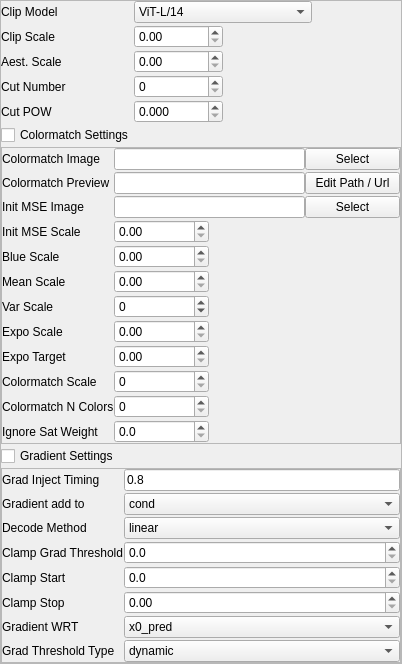
               <widget class="QFrame" name="aesthetic_values">
                <property name="frameShape">
                 <enum>QFrame::StyledPanel</enum>
                </property>
                <property name="frameShadow">
                 <enum>QFrame::Raised</enum>
                </property>
                <layout class="QGridLayout" name="gridLayout_15">
                 <property name="leftMargin">
                  <number>0</number>
                 </property>
                 <property name="topMargin">
                  <number>0</number>
                 </property>
                 <property name="rightMargin">
                  <number>0</number>
                 </property>
                 <property name="bottomMargin">
                  <number>0</number>
                 </property>
                 <property name="horizontalSpacing">
                  <number>0</number>
                 </property>
                 <property name="verticalSpacing">
                  <number>2</number>
                 </property>
                 <item row="4" column="0">
                  <widget class="QLabel" name="label_34">
                   <property name="text">
                    <string>Cut POW</string>
                   </property>
                  </widget>
                 </item>
                 <item row="3" column="1">
                  <widget class="QSpinBox" name="cutn">
                   <property name="maximum">
                    <number>100</number>
                   </property>
                  </widget>
                 </item>
                 <item row="0" column="1" colspan="2">
                  <widget class="QComboBox" name="clip_name">
                   <item>
                    <property name="text">
                     <string>ViT-L/14</string>
                    </property>
                   </item>
                   <item>
                    <property name="text">
                     <string>ViT-L/14@336px</string>
                    </property>
                   </item>
                   <item>
                    <property name="text">
                     <string>ViT-B/16</string>
                    </property>
                   </item>
                   <item>
                    <property name="text">
                     <string>ViT-B/32</string>
                    </property>
                   </item>
                   <item>
                    <property name="text">
                     <string>ViT-H/14</string>
                    </property>
                   </item>
                  </widget>
                 </item>
                 <item row="5" column="0">
                  <widget class="QCheckBox" name="toggle_colors">
                   <property name="text">
                    <string>Colormatch Settings</string>
                   </property>
                  </widget>
                 </item>
                 <item row="2" column="1">
                  <widget class="QDoubleSpinBox" name="aesthetics_scale"/>
                 </item>
                 <item row="7" column="0">
                  <widget class="QCheckBox" name="toggle_grad">
                   <property name="text">
                    <string>Gradient Settings</string>
                   </property>
                  </widget>
                 </item>
                 <item row="1" column="0">
                  <widget class="QLabel" name="label_68">
                   <property name="text">
                    <string>Clip Scale</string>
                   </property>
                  </widget>
                 </item>
                 <item row="8" column="0" colspan="4">
                  <widget class="QFrame" name="grad_values">
                   <property name="frameShape">
                    <enum>QFrame::StyledPanel</enum>
                   </property>
                   <property name="frameShadow">
                    <enum>QFrame::Raised</enum>
                   </property>
                   <layout class="QGridLayout" name="gridLayout_14">
                    <property name="leftMargin">
                     <number>0</number>
                    </property>
                    <property name="topMargin">
                     <number>0</number>
                    </property>
                    <property name="rightMargin">
                     <number>0</number>
                    </property>
                    <property name="bottomMargin">
                     <number>0</number>
                    </property>
                    <property name="horizontalSpacing">
                     <number>0</number>
                    </property>
                    <property name="verticalSpacing">
                     <number>2</number>
                    </property>
                    <item row="2" column="0">
                     <widget class="QLabel" name="label_3">
                      <property name="text">
                       <string>Decode Method</string>
                      </property>
                     </widget>
                    </item>
                    <item row="1" column="0">
                     <widget class="QLabel" name="label_60">
                      <property name="text">
                       <string>Gradient add to</string>
                      </property>
                     </widget>
                    </item>
                    <item row="3" column="0">
                     <widget class="QLabel" name="Clamp">
                      <property name="text">
                       <string>Clamp Grad Threshold</string>
                      </property>
                     </widget>
                    </item>
                    <item row="2" column="1">
                     <widget class="QComboBox" name="decode_method">
                      <item>
                       <property name="text">
                        <string>linear</string>
                       </property>
                      </item>
                      <item>
                       <property name="text">
                        <string>None</string>
                       </property>
                      </item>
                      <item>
                       <property name="text">
                        <string>autoencoder</string>
                       </property>
                      </item>
                     </widget>
                    </item>
                    <item row="0" column="1">
                     <widget class="QLineEdit" name="grad_inject_timing">
                      <property name="text">
                       <string>0.8</string>
                      </property>
                     </widget>
                    </item>
                    <item row="4" column="1">
                     <widget class="QDoubleSpinBox" name="clamp_start">
                      <property name="decimals">
                       <number>1</number>
                      </property>
                      <property name="maximum">
                       <double>1.000000000000000</double>
                      </property>
                      <property name="singleStep">
                       <double>0.100000000000000</double>
                      </property>
                     </widget>
                    </item>
                    <item row="3" column="1">
                     <widget class="QDoubleSpinBox" name="clamp_grad_threshold">
                      <property name="decimals">
                       <number>1</number>
                      </property>
                      <property name="maximum">
                       <double>1.000000000000000</double>
                      </property>
                      <property name="singleStep">
                       <double>0.100000000000000</double>
                      </property>
                     </widget>
                    </item>
                    <item row="5" column="1">
                     <widget class="QDoubleSpinBox" name="clamp_stop">
                      <property name="maximum">
                       <double>1.000000000000000</double>
                      </property>
                      <property name="singleStep">
                       <double>0.010000000000000</double>
                      </property>
                     </widget>
                    </item>
                    <item row="1" column="1">
                     <widget class="QComboBox" name="gradient_add_to">
                      <item>
                       <property name="text">
                        <string>cond</string>
                       </property>
                      </item>
                      <item>
                       <property name="text">
                        <string>uncond</string>
                       </property>
                      </item>
                      <item>
                       <property name="text">
                        <string>both</string>
                       </property>
                      </item>
                     </widget>
                    </item>
                    <item row="5" column="0">
                     <widget class="QLabel" name="Clamp_3">
                      <property name="text">
                       <string>Clamp Stop</string>
                      </property>
                     </widget>
                    </item>
                    <item row="4" column="0">
                     <widget class="QLabel" name="Clamp_2">
                      <property name="text">
                       <string>Clamp Start</string>
                      </property>
                     </widget>
                    </item>
                    <item row="0" column="0">
                     <widget class="QLabel" name="Clamp_4">
                      <property name="text">
                       <string>Grad Inject Timing</string>
                      </property>
                     </widget>
                    </item>
                    <item row="6" column="1">
                     <widget class="QComboBox" name="gradient_wrt">
                      <item>
                       <property name="text">
                        <string>x0_pred</string>
                       </property>
                      </item>
                      <item>
                       <property name="text">
                        <string>x</string>
                       </property>
                      </item>
                     </widget>
                    </item>
                    <item row="6" column="0">
                     <widget class="QLabel" name="label_59">
                      <property name="text">
                       <string>Gradient WRT</string>
                      </property>
                     </widget>
                    </item>
                    <item row="7" column="0">
                     <widget class="QLabel" name="label_61">
                      <property name="text">
                       <string>Grad Threshold Type</string>
                      </property>
                     </widget>
                    </item>
                    <item row="7" column="1">
                     <widget class="QComboBox" name="grad_threshold_type">
                      <item>
                       <property name="text">
                        <string>dynamic</string>
                       </property>
                      </item>
                      <item>
                       <property name="text">
                        <string>static</string>
                       </property>
                      </item>
                      <item>
                       <property name="text">
                        <string>mean</string>
                       </property>
                      </item>
                      <item>
                       <property name="text">
                        <string>schedule</string>
                       </property>
                      </item>
                     </widget>
                    </item>
                   </layout>
                  </widget>
                 </item>
                 <item row="4" column="1">
                  <widget class="QDoubleSpinBox" name="cut_pow">
                   <property name="decimals">
                    <number>3</number>
                   </property>
                   <property name="maximum">
                    <double>1.000000000000000</double>
                   </property>
                   <property name="singleStep">
                    <double>0.001000000000000</double>
                   </property>
                  </widget>
                 </item>
                 <item row="0" column="0">
                  <widget class="QLabel" name="label_58">
                   <property name="text">
                    <string>Clip Model</string>
                   </property>
                  </widget>
                 </item>
                 <item row="2" column="0">
                  <widget class="QLabel" name="label_69">
                   <property name="text">
                    <string>Aest. Scale</string>
                   </property>
                  </widget>
                 </item>
                 <item row="3" column="0">
                  <widget class="QLabel" name="label_33">
                   <property name="text">
                    <string>Cut Number</string>
                   </property>
                  </widget>
                 </item>
                 <item row="6" column="0" colspan="4">
                  <widget class="QFrame" name="color_expo_values">
                   <property name="sizePolicy">
                    <sizepolicy hsizetype="Expanding" vsizetype="Preferred">
                     <horstretch>0</horstretch>
                     <verstretch>0</verstretch>
                    </sizepolicy>
                   </property>
                   <property name="minimumSize">
                    <size>
                     <width>400</width>
                     <height>0</height>
                    </size>
                   </property>
                   <property name="frameShape">
                    <enum>QFrame::StyledPanel</enum>
                   </property>
                   <property name="frameShadow">
                    <enum>QFrame::Raised</enum>
                   </property>
                   <layout class="QGridLayout" name="gridLayout_7">
                    <property name="leftMargin">
                     <number>0</number>
                    </property>
                    <property name="topMargin">
                     <number>0</number>
                    </property>
                    <property name="rightMargin">
                     <number>0</number>
                    </property>
                    <property name="bottomMargin">
                     <number>0</number>
                    </property>
                    <property name="horizontalSpacing">
                     <number>0</number>
                    </property>
                    <property name="verticalSpacing">
                     <number>2</number>
                    </property>
                    <item row="4" column="4">
                     <widget class="QPushButton" name="select_mse_init">
                      <property name="text">
                       <string>Select</string>
                      </property>
                     </widget>
                    </item>
                    <item row="11" column="0">
                     <widget class="QLabel" name="label_25">
                      <property name="text">
                       <string>Var Scale</string>
                      </property>
                     </widget>
                    </item>
                    <item row="3" column="2" colspan="2">
                     <widget class="QLineEdit" name="lineEdit_2"/>
                    </item>
                    <item row="19" column="0">
                     <widget class="QLabel" name="label_32">
                      <property name="text">
                       <string>Ignore Sat Weight</string>
                      </property>
                     </widget>
                    </item>
                    <item row="3" column="4">
                     <widget class="QPushButton" name="pushButton_2">
                      <property name="text">
                       <string>Edit Path / Url</string>
                      </property>
                     </widget>
                    </item>
                    <item row="4" column="0">
                     <widget class="QLabel" name="label_16">
                      <property name="text">
                       <string>Init MSE Image</string>
                      </property>
                     </widget>
                    </item>
                    <item row="3" column="0">
                     <widget class="QLabel" name="label_30">
                      <property name="text">
                       <string>Colormatch Preview</string>
                      </property>
                     </widget>
                    </item>
                    <item row="12" column="0">
                     <widget class="QLabel" name="label_26">
                      <property name="text">
                       <string>Expo Scale</string>
                      </property>
                     </widget>
                    </item>
                    <item row="18" column="0">
                     <widget class="QLabel" name="label_31">
                      <property name="text">
                       <string>Colormatch N Colors</string>
                      </property>
                     </widget>
                    </item>
                    <item row="14" column="0">
                     <widget class="QLabel" name="label_28">
                      <property name="text">
                       <string>Colormatch Scale</string>
                      </property>
                     </widget>
                    </item>
                    <item row="6" column="0">
                     <widget class="QLabel" name="label_57">
                      <property name="text">
                       <string>Init MSE Scale</string>
                      </property>
                     </widget>
                    </item>
                    <item row="2" column="4">
                     <widget class="QPushButton" name="select_color_match_image">
                      <property name="text">
                       <string>Select</string>
                      </property>
                     </widget>
                    </item>
                    <item row="10" column="0">
                     <widget class="QLabel" name="label_23">
                      <property name="text">
                       <string>Mean Scale</string>
                      </property>
                     </widget>
                    </item>
                    <item row="2" column="2" colspan="2">
                     <widget class="QLineEdit" name="colormatch_image"/>
                    </item>
                    <item row="13" column="0">
                     <widget class="QLabel" name="label_27">
                      <property name="text">
                       <string>Expo Target</string>
                      </property>
                     </widget>
                    </item>
                    <item row="7" column="0">
                     <widget class="QLabel" name="label_70">
                      <property name="text">
                       <string>Blue Scale</string>
                      </property>
                     </widget>
                    </item>
                    <item row="2" column="0">
                     <widget class="QLabel" name="label_29">
                      <property name="text">
                       <string>Colormatch Image</string>
                      </property>
                     </widget>
                    </item>
                    <item row="4" column="2" colspan="2">
                     <widget class="QLineEdit" name="init_mse_image"/>
                    </item>
                    <item row="6" column="2">
                     <widget class="QDoubleSpinBox" name="init_mse_scale"/>
                    </item>
                    <item row="7" column="2">
                     <widget class="QDoubleSpinBox" name="blue_scale"/>
                    </item>
                    <item row="10" column="2">
                     <widget class="QDoubleSpinBox" name="mean_scale">
                      <property name="maximum">
                       <double>50.000000000000000</double>
                      </property>
                      <property name="singleStep">
                       <double>0.010000000000000</double>
                      </property>
                     </widget>
                    </item>
                    <item row="11" column="2">
                     <widget class="QDoubleSpinBox" name="var_scale">
                      <property name="decimals">
                       <number>0</number>
                      </property>
                      <property name="minimum">
                       <double>-300.000000000000000</double>
                      </property>
                      <property name="maximum">
                       <double>300.000000000000000</double>
                      </property>
                     </widget>
                    </item>
                    <item row="12" column="2">
                     <widget class="QDoubleSpinBox" name="exposure_scale">
                      <property name="maximum">
                       <double>50.000000000000000</double>
                      </property>
                      <property name="singleStep">
                       <double>0.010000000000000</double>
                      </property>
                     </widget>
                    </item>
                    <item row="13" column="2">
                     <widget class="QDoubleSpinBox" name="exposure_target">
                      <property name="maximum">
                       <double>1.000000000000000</double>
                      </property>
                      <property name="singleStep">
                       <double>0.010000000000000</double>
                      </property>
                     </widget>
                    </item>
                    <item row="14" column="2">
                     <widget class="QDoubleSpinBox" name="colormatch_scale">
                      <property name="decimals">
                       <number>0</number>
                      </property>
                      <property name="maximum">
                       <double>1000.000000000000000</double>
                      </property>
                     </widget>
                    </item>
                    <item row="18" column="2">
                     <widget class="QSpinBox" name="colormatch_n_colors">
                      <property name="maximum">
                       <number>20</number>
                      </property>
                     </widget>
                    </item>
                    <item row="19" column="2">
                     <widget class="QDoubleSpinBox" name="ignore_sat_weight">
                      <property name="decimals">
                       <number>1</number>
                      </property>
                      <property name="maximum">
                       <double>10.000000000000000</double>
                      </property>
                      <property name="singleStep">
                       <double>0.100000000000000</double>
                      </property>
                     </widget>
                    </item>
                   </layout>
                  </widget>
                 </item>
                 <item row="1" column="1">
                  <widget class="QDoubleSpinBox" name="clip_scale"/>
                 </item>
                </layout>
               </widget>
